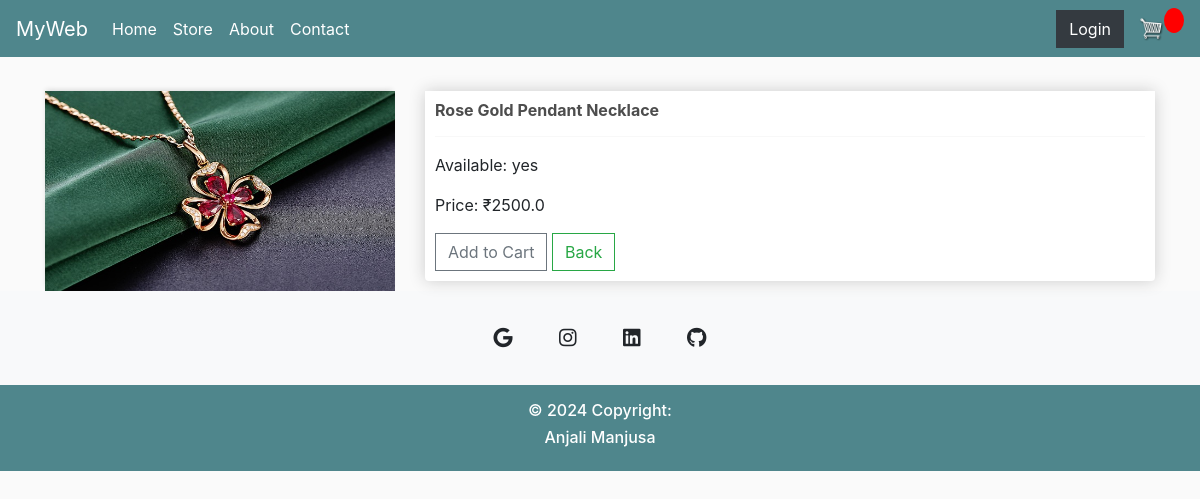
Screenshot of /productDetail/3 with the database file from the repository.
### store/models.py (models this page shows, shortened)
class Product(models.Model):
    name = models.CharField(max_length=200)
    price = models.FloatField()
    digital = models.BooleanField(default=False, null=True, blank=True)
    image = models.ImageField(null=True, blank=True)

### store/views.py (the view)
# urls.py: path('productDetail/<int:pk>',views.productDetail,name="productDetail"),
def productDetail(request,pk):
    product = Product.objects.get(id=pk)
    return render(request,'store/productDetail.html',{'product':product})

### store/Templates/store/productDetail.html
{% extends 'store/main.html' %}
{% load static %}
{% block content %}
    <div class="row">
        <div class="col-lg-4">
            <img class="thumbnail" src="{{ product.image.url }}">
        </div>
        <div class="col-lg-8">
            <div class="box-element product">
                <h6><strong>{{ product.name }}</strong></h6>
                <hr>
                <p>Available: yes</p>
                <p>Price: &#8377;{{ product.price }}</p>
                <button data-product="{{ product.id }}" data-action="add" class="btn btn-outline-secondary add-btn update-cart">Add to Cart</button>
                <a class="btn btn-outline-success" href="{% url 'store' %}">Back</a>
            </div>
        </div>
    </div>
{% endblock content %}

### static/css/main.css (style rules this page uses)
body { background-color: hsl(0, 0%, 98%); }
h1,h2,h3,h4,h5,h6 { color:hsl(0, 0%, 30%); }
.box-element { box-shadow:hsl(0, 0%, 80%) 0 0 16px; background-color: #fff; border-radius: 4px; padding: 10px; }
.thumbnail { width: 100%; height: 200px; -webkit-box-shadow: -1px -3px 5px -2px rgba(214,214,214,1); -moz-box-shadow: -1px -3px 5px -2px rgba(214,214,214,1); box-shadow: -1px -3px 5px -2px rgba(214,214,214,1); }
.product { border-radius: 0 0 4px 4px; }
.col-lg-4, .col-lg-6, .col-lg-8, .col-lg-12 { margin-top: 10px; }
.btn { border-radius: 0; }

### rows the page displays
Product: image (picture), name "Rose Gold Pendant Necklace", price "2500.0"
